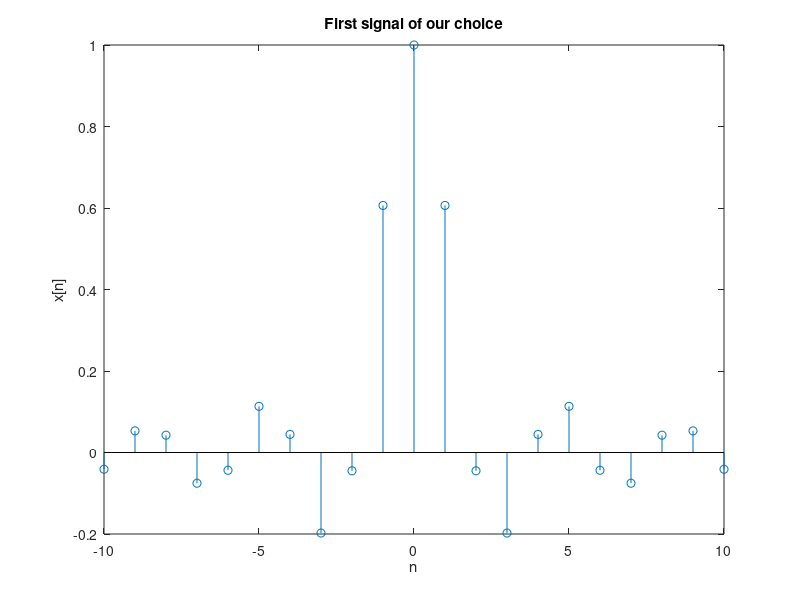
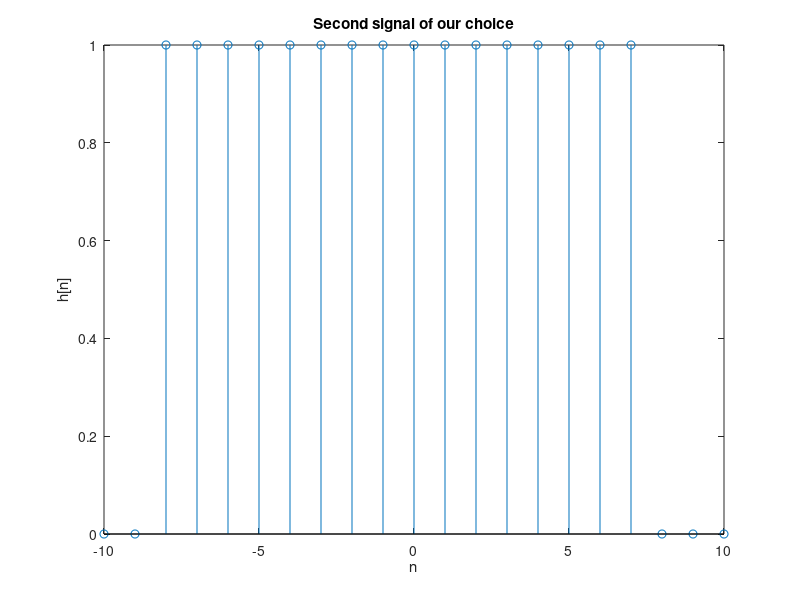
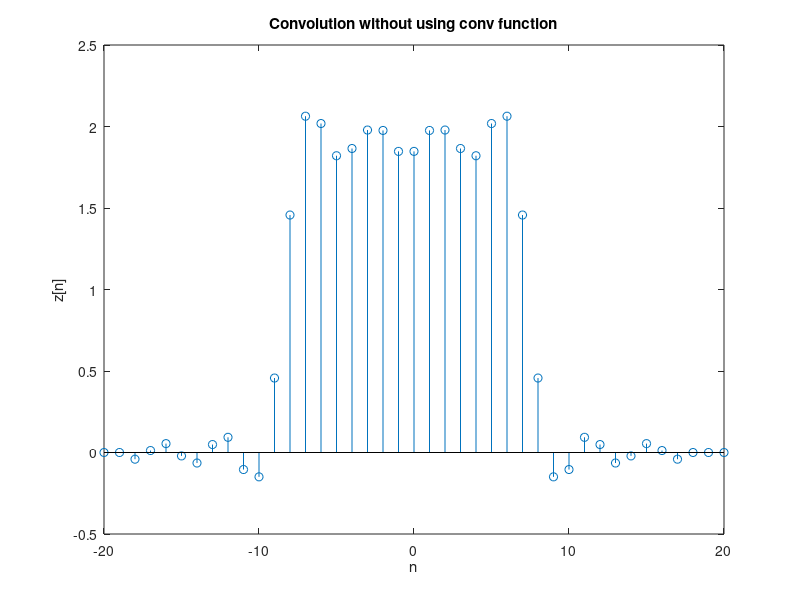
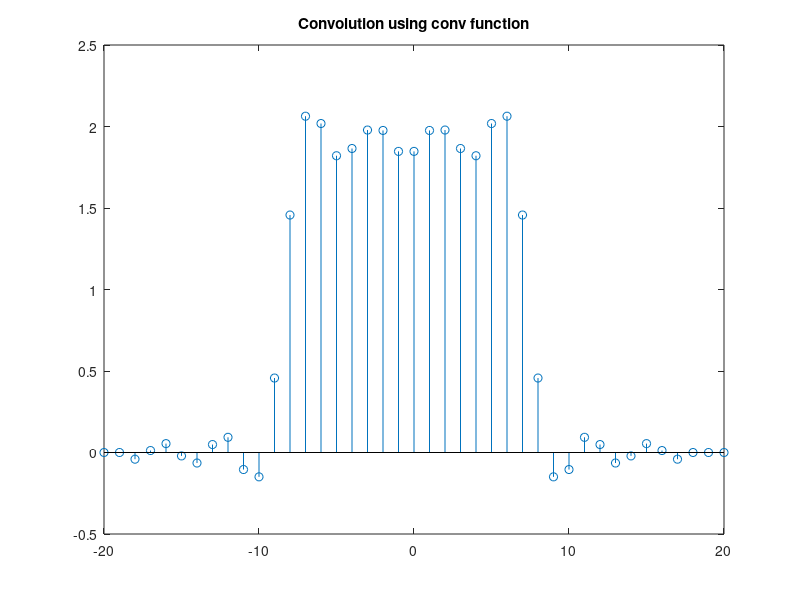

Write MATLAB code to recreate these figures, in order.
%%%%%%%%%%%%%%%%%%%%%%%%%%%%%%%%%%%%%%%%%%%%%%%%%%%%%%%%%%%%%%%%%%%%%%%%%%%%%%%%

%%Askisi 1

%A

clear;
close all;
clc;


nx = -10:10;

x = sinc((pi/6)*nx);

figure
stem(nx,x)
title("First signal of our choice")
xlabel('n')
ylabel('x[n]')

nh = -10:10;

h = (nh>=-8)-(nh>=8);

figure
stem(nh,h)
title("Second signal of our choice")
xlabel('n')
ylabel('h[n]')

Lx = length(x);
Lh = length(h);
nconv = Lx + Lh -1;

Lconv = nx(1)+nh(1):nx(end)+nh(end);

z = zeros(1,nconv);

for i = 0:nconv
  for j = 0:nconv
    
    if((i-j+1)>0 && (i-j+1)<=Lh && (j+1)<=Lx)
      z(i+1) = z(i+1) + x(j+1).*h(i-j+1);
    end 
  end
end

figure
stem(Lconv,z)
title("Convolution without using conv function")
xlabel('n')
ylabel('z[n]')

z1 = conv(x,h);

figure
stem(Lconv,z1)
title("Convolution using conv function")


%B

clear;
close all;
clc;

n = -10:10;

x=n.*(n>=0);
h=exp(3.*n);

z = conv(x,h);

nconv = 2*n(1):2*n(end);

figure
stem(nconv,z)
title("Convolution of x[n] & h[n]")
xlabel('n')
ylabel('z[n]')


%Finding Fourier Transformaion
X = fft(x,length(nconv));
H = fft(h,length(nconv));

Z = X.*H;

z_test = ifft(Z);

figure
stem(nconv,z_test);
title("Convolution of x[n] & h[n] using multiplication of their FT ")
xlabel('n')
ylabel('z[n]')



%%%%%%%%%%%%%%%%%%%%%%%%%%%%%%%%%%%%%%%%%%%%%%%%%%%%%%%%%%%%%%%%%%%%%%%%%%%%%%%%


%%Askisi 2

clear;
close all;
clc;


DT = 0.0001;
t = 0:DT:0.5;

x = 5*cos(24*pi*t) - 2*sin(1.5*pi*t); %% f1max = 12 Hz

%a)
 
Ts1 = 1/48; 
t1 = 0:Ts1:0.5;

x1 = 5*cos(24*pi*t1) - 2*sin(1.5*pi*t1);

figure
plot(t,x)
hold on
stem(t1,x1)
title("Sampling at 48 Hz")  %% fs > 2*12 Hz -- Success
xlabel('n')
ylabel('x[n]')

%b)

Ts2 = 1/24; 
t2 = 0:Ts2:0.5;

x2 = 5*cos(24*pi*t2) - 2*sin(1.5*pi*t2);

figure
plot(t,x)
hold on
stem(t2,x2)
title("Sampling at 24 Hz")  %% fs = 2*12 Hz -- Success, Nyquist frequency
xlabel('n')
ylabel('x[n]')

%c)

Ts3 = 1/12; 
t3 = 0:Ts3:0.5;

x3 = 5*cos(24*pi*t3) - 2*sin(1.5*pi*t3);

figure
plot(t,x)
hold on
stem(t3,x3)
title("Sampling at 12 Hz")  %%fs < 2*12 -- Fail. Aliasing
xlabel('n')
ylabel('x[n]')

%The sampled signal is completely different from the one we need to get.%

%Now we will set our own sampling frequency

Ts4 = 1/192; 
t4 = 0:Ts4:0.5;

x4 = 5*cos(24*pi*t4) - 2*sin(1.5*pi*t4);

figure
plot(t,x)
hold on
stem(t4,x4)
title("Sampling at 192 Hz")
xlabel('n')
ylabel('x[n]')

%As we sample in bigger frequencies the DT signal we get approaches the signal we sample from.

Ts5 = 1/52;       %Team 52
t5 = 0:Ts5:0.5;

x5 = 5*cos(24*pi*t5) - 2*sin(1.5*pi*t5);

figure
plot(t,x)
hold on
stem(t5,x5)
title("Sampling at 52 Hz")
xlabel('n')
ylabel('x[n]')


%%%%%%%%%%%%%%%%%%%%%%%%%%%%%%%%%%%%%%%%%%%%%%%%%%%%%%%%%%%%%%%%%%%%%%%%%%%%%%%%


%%Askisi 3

%a)

clear;
close all;
clc;


N = 128;

DT = 0.0001;
t = 0:DT:1;

xc = 10*cos(40*pi*t) - 4*sin(80*pi*t + 5);

Fs = 128;
Ts = 1/Fs;  %128 > 2*fmax = 2*40 Hz 

n = 0:N-1;

x = 10*cos(40*pi*n*Ts) - 4*sin(80*pi*n*Ts + 5);

figure
subplot(2,1,1)
plot(t,xc)
title("Continuous signal")
xlabel('t')
ylabel('x(t)')
subplot(2,1,2)
stem(n,x)
title("Sampling of our signal")
xlabel('n')
ylabel('x[n]')

F = (-Fs/2):(Fs/N):((Fs/2)-(Fs/N));

X = fftshift(abs(fft(x)));

figure
stem(F,X)
xlabel('F')
ylabel('|X|')


%b)

clear;
close all;
clc;

for f0 = 100:125:475
  Fs = 8000;
  Ts = 1/Fs;
  N = 128;
  n = 0:N-1;
  x = sin(2*pi*f0*n*Ts + 52);   %Team 52

  
  F = (-Fs/2):(Fs/N):((Fs/2)-(Fs/N));

  X = fftshift(abs(fft(x)));

  figure
  stem(F,X)
  xlabel('F') 
  ylabel('|X|') 
end  



clear;
close all;
clc;

for f0 = 7525:125:7900
  Fs = 8000;
  Ts = 1/Fs;
  N = 128;
  n = 0:N-1;
  x = sin(2*pi*f0*n*Ts + 52);   %Team 52
  
  
  F = (-Fs/2):(Fs/N):((Fs/2)-(Fs/N));

  X = fftshift(abs(fft(x)));

  figure
  stem(F,X)
  xlabel('F') 
  ylabel('|X|') 
end  